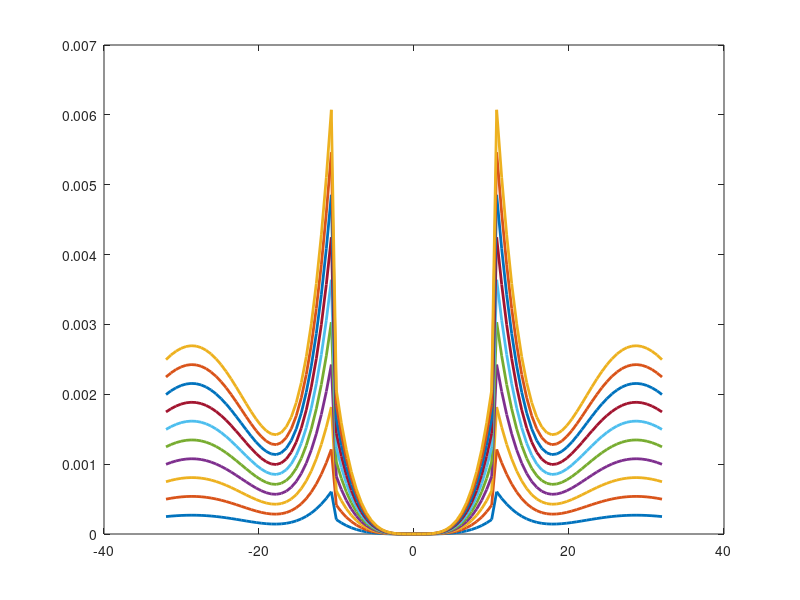

This figure's MATLAB source:
% xMTC_qBOLD_model.m

% analytical look at the quantitative BOLD model in ASE, based on He and
% Yablonskiy 2007 (originally based on Yablonskiy & Haacke, 1994)

clear; close all;

save_data = 0;
plot_results = 1;

% range of OEF and DBV values to use
Y_vals = 0.2:0.05:0.8;
Z_vals = 0.005:0.005:0.05;

% constant parameters
R2t = 1/0.110; % basically physical
TE  = 0.074; % 74 ms
Sr2 = exp(-R2t.*TE);

nt = 100; % number of tau values

taus = linspace(-32,32,nt);

S_full = zeros(length(Y_vals),length(Z_vals),nt);
S_asym = zeros(length(Y_vals),length(Z_vals),nt);

for YY = 1:length(Y_vals)
    
    disp(['Generating data for OEF value ',num2str(YY),' of ',num2str(length(Y_vals)),'...']);
    
    OEF = Y_vals(YY);
    
    dw  = 355*OEF; % apparently

    
    for ZZ = 1:length(Z_vals)
        
        DBV = Z_vals(ZZ);
        

        for jj = 1:nt
            tau = 0.001*taus(jj); % select a tau value

            Tf = (TE - tau)/2; % flip time

            % full analytical model
            fun = @(u) ((2+u).*sqrt(1-u)./(u.^2)).*(1-besselj(0,1.5.*dw.*abs(tau).*u));
            grl = integral(fun,0,1);

            Szt = exp(-DBV.*grl./3);

            S_full(YY,ZZ,jj) = Sr2.*Szt;

            % asymptotic model

            % long tau before echo
            if tau < (-1.5/dw) 
                Sas = exp(DBV+(DBV.*dw.*tau));

            % long tau after echo
            elseif tau > (1.5/dw) 
                Sas = exp(DBV-(DBV.*dw.*tau));

            % short tau around echo
            else
                Sas = exp(-0.3.*DBV.*(dw.*tau).^2);
            end % if

            S_asym(YY,ZZ,jj) = Sr2.*Sas;

        end % for jj = 1:length(taus);
        
    end % for ZZ = 1:length(Z_vals)
        
end % for YY = 1:length(Y_vals)


%% Plot a figure for ASE acquisition
% figure('WindowStyle','Docked');
% hold on; box on;
% 
% p.a = plot(taus,log(Stau),'-','LineWidth',2);
% p.b = plot(taus,log(Sast),':','LineWidth',2);
% 
% legend([p.a,p.b],'Complete Model','Asymptotic Model','Location','SouthWest');
% xlabel('TE offset \tau (ms)');
% ylabel('Log signal');
% set(gca,'FontSize',16);

%% Save Out the Traces of Both Models
if save_data
    fnam = strcat('ASE_Data/ModelCompare_OEF_',num2str(OEF),'_DBV_',num2str(DBV),'_');
    flist = dir(strcat(fnam,'*'));
    fn = length(flist) + 1;

    disp('  '); disp('  ');
    disp('Saving Out The Data...');
    save(strcat(fnam,num2str(fn),'.mat'),'taus','Stau','Sast');
end


%% Plot some results
if plot_results
    
    figure('WindowStyle','Docked');
    hold on; box on;
    
    for yy = 1:length(Z_vals)
        mdiff = abs(S_asym(5,yy,:)-S_full(5,yy,:))./S_full(5,yy,:);
        plot(taus,squeeze(mdiff),'-','LineWidth',2);
    end
end